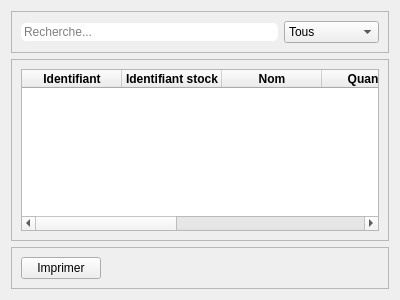
<?xml version="1.0" encoding="UTF-8"?>
<ui version="4.0">
 <class>MouvementDeStock</class>
 <widget class="QWidget" name="MouvementDeStock">
  <property name="geometry">
   <rect>
    <x>0</x>
    <y>0</y>
    <width>400</width>
    <height>300</height>
   </rect>
  </property>
  <property name="windowTitle">
   <string>Form</string>
  </property>
  <layout class="QVBoxLayout" name="verticalLayout">
   <item>
    <widget class="QFrame" name="frame">
     <property name="frameShape">
      <enum>QFrame::Shape::StyledPanel</enum>
     </property>
     <property name="frameShadow">
      <enum>QFrame::Shadow::Raised</enum>
     </property>
     <layout class="QHBoxLayout" name="horizontalLayout">
      <item>
       <widget class="QLineEdit" name="lineEditRecherche">
        <property name="styleSheet">
         <string notr="true">QLineEdit{
	border: 1px solid white;
	border-radius: 5px;
}

QLineEdit:focus{
	border: 1px solid black;
}</string>
        </property>
        <property name="placeholderText">
         <string>Recherche...</string>
        </property>
       </widget>
      </item>
      <item>
       <widget class="QComboBox" name="comboMouvement">
        <item>
         <property name="text">
          <string>Tous</string>
         </property>
        </item>
        <item>
         <property name="text">
          <string>Entrée</string>
         </property>
        </item>
        <item>
         <property name="text">
          <string>Sortie</string>
         </property>
        </item>
        <item>
         <property name="text">
          <string>Modification</string>
         </property>
        </item>
       </widget>
      </item>
     </layout>
    </widget>
   </item>
   <item>
    <widget class="QFrame" name="frame_2">
     <property name="frameShape">
      <enum>QFrame::Shape::StyledPanel</enum>
     </property>
     <property name="frameShadow">
      <enum>QFrame::Shadow::Raised</enum>
     </property>
     <layout class="QVBoxLayout" name="verticalLayout_2">
      <item>
       <widget class="QTableWidget" name="tableWidgetMouvement">
        <column>
         <property name="text">
          <string>Identifiant</string>
         </property>
         <property name="font">
          <font>
           <bold>true</bold>
          </font>
         </property>
        </column>
        <column>
         <property name="text">
          <string>Identifiant stock</string>
         </property>
         <property name="font">
          <font>
           <bold>true</bold>
          </font>
         </property>
        </column>
        <column>
         <property name="text">
          <string>Nom</string>
         </property>
         <property name="font">
          <font>
           <bold>true</bold>
          </font>
         </property>
        </column>
        <column>
         <property name="text">
          <string>Quantite</string>
         </property>
         <property name="font">
          <font>
           <bold>true</bold>
          </font>
         </property>
        </column>
        <column>
         <property name="text">
          <string>Type de mouvement</string>
         </property>
         <property name="font">
          <font>
           <bold>true</bold>
          </font>
         </property>
        </column>
        <column>
         <property name="text">
          <string>Date du mouvement</string>
         </property>
         <property name="font">
          <font>
           <bold>true</bold>
          </font>
         </property>
        </column>
        <column>
         <property name="text">
          <string>Commande si vente</string>
         </property>
         <property name="font">
          <font>
           <bold>true</bold>
          </font>
         </property>
        </column>
       </widget>
      </item>
     </layout>
    </widget>
   </item>
   <item>
    <widget class="QFrame" name="frame_3">
     <property name="frameShape">
      <enum>QFrame::Shape::StyledPanel</enum>
     </property>
     <property name="frameShadow">
      <enum>QFrame::Shadow::Raised</enum>
     </property>
     <layout class="QHBoxLayout" name="horizontalLayout_2">
      <item>
       <widget class="QPushButton" name="btnImprimer">
        <property name="cursor">
         <cursorShape>PointingHandCursor</cursorShape>
        </property>
        <property name="mouseTracking">
         <bool>true</bool>
        </property>
        <property name="text">
         <string>Imprimer</string>
        </property>
       </widget>
      </item>
      <item>
       <spacer name="horizontalSpacer">
        <property name="orientation">
         <enum>Qt::Orientation::Horizontal</enum>
        </property>
        <property name="sizeHint" stdset="0">
         <size>
          <width>40</width>
          <height>20</height>
         </size>
        </property>
       </spacer>
      </item>
     </layout>
    </widget>
   </item>
  </layout>
 </widget>
 <resources/>
 <connections/>
</ui>
